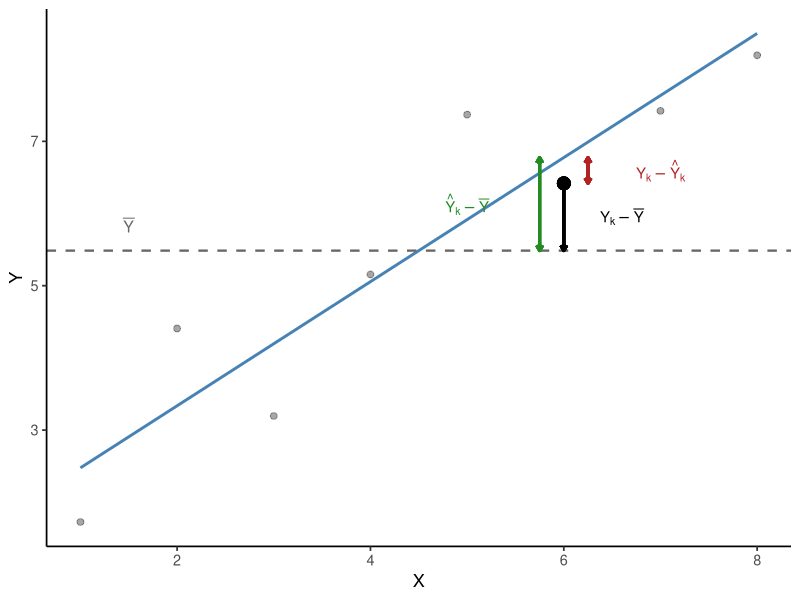
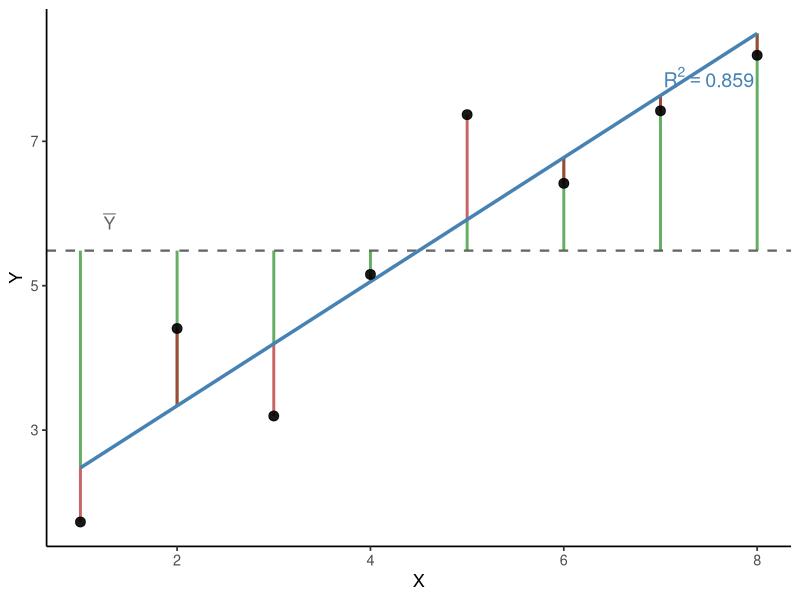

Recreate these plots in R, in order.
## ---- chunk 1
#| include: false
library(tidyverse)
library(patchwork)

set.seed(5)
n  <- 8
X  <- c(1, 2, 3, 4, 5, 6, 7, 8)
Y  <- 1.5 + 0.9 * X + rnorm(n, sd = 0.8)

mod  <- lm(Y ~ X)
b0   <- coef(mod)[1]
b1   <- coef(mod)[2]
Ybar <- mean(Y)
Yhat <- fitted(mod)
e    <- residuals(mod)

SQT  <- sum((Y - Ybar)^2)
SQR  <- sum((Yhat - Ybar)^2)
SQRs <- sum(e^2)
R2   <- SQR / SQT

dX   <- X - mean(X)
dY   <- Y - Ybar
SQX  <- sum(dX^2)
SPXY <- sum(dX * dY)
r    <- cor(X, Y)
## ---- chunk 2
#| fig-align: center
#| fig-width: 7
#| fig-height: 5
#| fig-cap: "Para um ponto representativo $(X_k, Y_k)$: o desvio total (preto) é a soma da parte explicada pelo modelo (verde) e do resíduo (vermelho). A linha tracejada representa $\\bar{Y}$."

k <- 6
Xk <- X[k]; Yk <- Y[k]; Yhatk <- Yhat[k]

ggplot(data.frame(X = X, Y = Y), aes(x = X, y = Y)) +
  geom_point(alpha = 0.35, size = 2) +
  geom_smooth(method = "lm", se = FALSE, color = "steelblue", linewidth = 1) +
  geom_hline(yintercept = Ybar, linetype = "dashed", color = "gray40", linewidth = 0.8) +
  geom_segment(aes(x = Xk, xend = Xk, y = Ybar, yend = Yk),
               color = "black", linewidth = 1,
               arrow = arrow(ends = "both", length = unit(0.06, "inches"))) +
  geom_segment(aes(x = Xk - 0.25, xend = Xk - 0.25, y = Ybar, yend = Yhatk),
               color = "forestgreen", linewidth = 1,
               arrow = arrow(ends = "both", length = unit(0.06, "inches"))) +
  geom_segment(aes(x = Xk + 0.25, xend = Xk + 0.25, y = Yhatk, yend = Yk),
               color = "firebrick", linewidth = 1,
               arrow = arrow(ends = "both", length = unit(0.06, "inches"))) +
  geom_point(aes(x = Xk, y = Yk), size = 4) +
  annotate("text", x = Xk + 0.6, y = (Ybar + Yk) / 2,
           label = "Y[k] - bar(Y)", parse = TRUE, size = 3.8, color = "black") +
  annotate("text", x = Xk - 1.0, y = (Ybar + Yhatk) / 2,
           label = "hat(Y)[k] - bar(Y)", parse = TRUE, size = 3.8, color = "forestgreen") +
  annotate("text", x = Xk + 1.0, y = (Yhatk + Yk) / 2,
           label = "Y[k] - hat(Y)[k]", parse = TRUE, size = 3.8, color = "firebrick") +
  annotate("text", x = 1.5, y = Ybar + 0.35,
           label = "bar(Y)", parse = TRUE, size = 4, color = "gray40") +
  labs(x = "X", y = "Y") +
  theme_classic(base_size = 13)
## ---- chunk 3
#| fig-align: center
#| fig-width: 8
#| fig-height: 5
#| fig-cap: "Partição da soma dos quadrados no modelo de regressão. A linha tracejada representa $\\bar{Y}$. Segmentos verdes: parte explicada pelo modelo. Segmentos vermelhos: resíduos."

df_plot <- data.frame(X = X, Y = Y, Yhat = Yhat, Ybar = Ybar)

ggplot(df_plot, aes(x = X, y = Y)) +
  geom_hline(yintercept = Ybar, linetype = "dashed",
             color = "gray40", linewidth = 0.8) +
  geom_segment(aes(xend = X, y = Ybar, yend = Yhat),
               color = "forestgreen", linewidth = 1, alpha = 0.7) +
  geom_segment(aes(xend = X, y = Yhat, yend = Y),
               color = "firebrick", linewidth = 1, alpha = 0.7) +
  geom_smooth(method = "lm", se = FALSE, color = "steelblue", linewidth = 1.2) +
  geom_point(size = 3, alpha = 0.9) +
  annotate("text", x = min(X) + 0.3, y = Ybar + 0.4,
           label = "bar(Y)", parse = TRUE, size = 4.5, color = "gray40") +
  annotate("text", x = max(X) - 0.5, y = max(Y) - 0.3,
           label = paste0("R^2 == ", round(R2, 3)),
           parse = TRUE, size = 5, color = "steelblue") +
  labs(x = "X", y = "Y") +
  theme_classic(base_size = 13)
